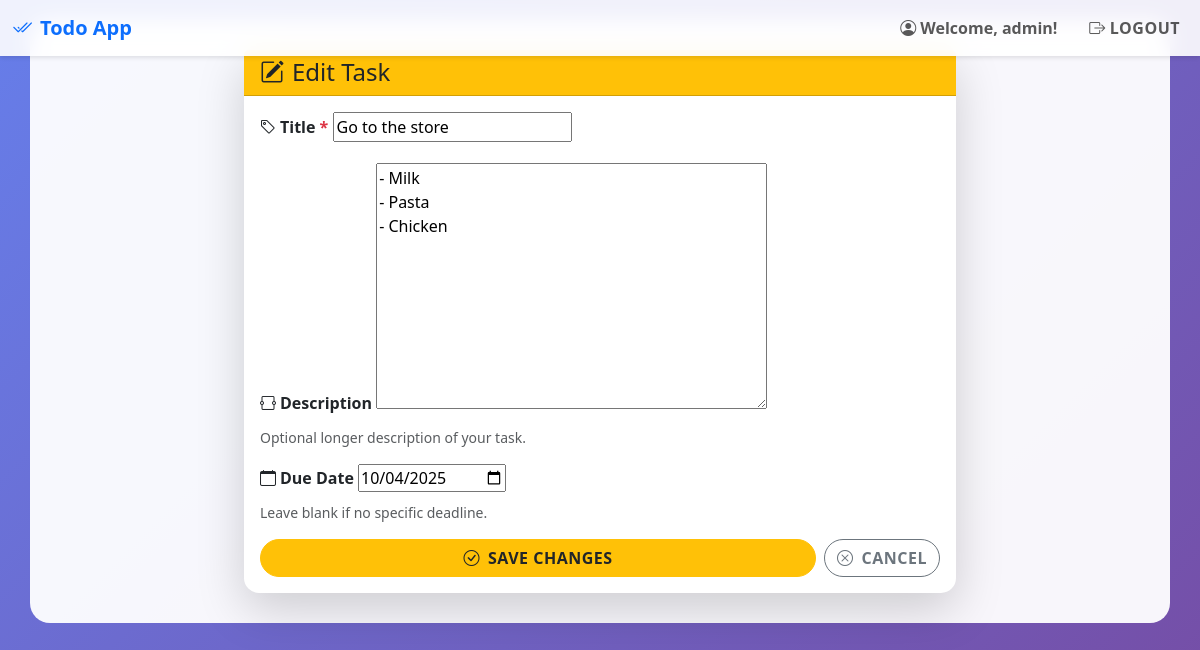
The page /2/edit/ (signed in) on the database its author committed.
### todo_app/models.py (models this page shows, shortened)
class Task(models.Model):
    user = models.ForeignKey(User, on_delete=models.CASCADE)
    title = models.CharField(max_length=200)
    description = models.TextField(blank=True)
    created_at = models.DateTimeField(auto_now_add=True)
    due_date = models.DateField(null=True, blank=True)
    completed = models.BooleanField(default=False)

### todo_app/views.py (the view)
# urls.py: path('<int:pk>/edit/', views.edit_task, name='edit_task'),
@login_required
def edit_task(request, pk):
    task = get_object_or_404(Task, pk=pk, user=request.user)
    if request.method == 'POST':
        form = TaskForm(request.POST, instance=task)
        if form.is_valid():
            form.save()
            messages.success(request, 'Task updated successfully!')
            return redirect('task_list')
    else:
        form = TaskForm(instance=task)
    return render(request, 'todo_app/edit_task.html', {'form': form})

### todo_app/forms.py
class TaskForm(forms.ModelForm):
    class Meta:
        model = Task
        fields = ['title', 'description', 'due_date']
        widgets = {
            'due_date': forms.DateInput(attrs={'type': 'date'}),
        }

### todo_app/templates/todo_app/edit_task.html (shortened to what this page needs)
{% extends 'todo_app/base.html' %}
{% block content %}
<div class="row justify-content-center">
    <div class="col-lg-8 col-md-10">
        <div class="card shadow-lg">
            <div class="card-header bg-warning text-dark">
                <h1 class="h4 mb-0"><i class="bi bi-pencil-square me-2"></i>Edit Task</h1>
            </div>
            <div class="card-body">
                <form method="post">
                    <div class="row">
                        <div class="col-12 mb-3">
                            <label for="{{ form.title.id_for_label }}" class="form-label fw-semibold">
                                <i class="bi bi-tag me-1"></i>Title <span class="text-danger">*</span>
                            </label>
                            {{ form.title }}
                        </div>
                        <div class="col-12 mb-3">
                            <label for="{{ form.description.id_for_label }}" class="form-label fw-semibold">
                                <i class="bi bi-textarea me-1"></i>Description
                            </label>
                            {{ form.description }}
                            <div class="form-text">Optional longer description of your task.</div>
                        </div>
                        <div class="col-md-6 mb-3">
                            <label for="{{ form.due_date.id_for_label }}" class="form-label fw-semibold">
                                <i class="bi bi-calendar me-1"></i>Due Date
                            </label>
                            {{ form.due_date }}
                            <div class="form-text">Leave blank if no specific deadline.</div>
                        </div>
                    </div>
                    <div class="d-flex gap-2">
                        <button type="submit" class="btn btn-warning text-dark flex-grow-1">
                            <i class="bi bi-check-circle me-2"></i>Save Changes
                        </button>
                        <a href="{% url 'task_list' %}" class="btn btn-outline-secondary">
                            <i class="bi bi-x-circle me-2"></i>Cancel
                        </a>
                    </div>
                </form>
            </div>
        </div>
    </div>
</div>
{% endblock %}

### todo_app/templates/todo_app/base.html (shortened to what this page needs)
<!DOCTYPE html>
<html lang="en">
<head>
    <link href="https://cdn.jsdelivr.net/npm/bootstrap@5.3.0/dist/css/bootstrap.min.css" rel="stylesheet">
    <link href="https://cdn.jsdelivr.net/npm/bootstrap-icons@1.10.0/font/bootstrap-icons.css" rel="stylesheet">
</head>
<body class="bg-light">
    <nav class="navbar navbar-expand-lg navbar-light fixed-top">
        <div class="container-fluid">
            <a class="navbar-brand fw-bold text-primary" href="{% url 'task_list' %}">
                <i class="bi bi-check2-all me-2"></i>Todo App
            </a>
            <div class="collapse navbar-collapse" id="navbarNav">
                <ul class="navbar-nav ms-auto">
                    {% if user.is_authenticated %}
                        <li class="nav-item">
                            <span class="nav-link fw-semibold"><i class="bi bi-person-circle me-1"></i>Welcome, {{ user.username }}!</span>
                        </li>
                        <li class="nav-item">
                            <form method="post" action="{% url 'logout' %}" class="d-inline">
                                <button type="submit" class="btn btn-outline-danger nav-link ms-3">
                                    <i class="bi bi-box-arrow-right me-1"></i>Logout
                                </button>
                            </form>
                        </li>
                    {% endif %}
                </ul>
            </div>
        </div>
    </nav>
    <div class="container main-container fade-in">
        {% block content %}{% endblock %}
    </div>
</body>
</html>

### todo_app/templates/todo_app/base.html (style rules this page uses)
body { background: linear-gradient(135deg, #667eea 0%, #764ba2 100%); min-height: 100vh; font-family: 'Segoe UI', Tahoma, Geneva, Verdana, sans-serif; }
.navbar { background: rgba(255,255,255,0.9) !important; backdrop-filter: blur(10px); box-shadow: 0 2px 4px rgba(0,0,0,.1); }
.card { border: none; border-radius: 15px; box-shadow: 0 4px 6px rgba(0,0,0,.1); transition: all 0.3s ease; }
.btn { border-radius: 25px; font-weight: 600; text-transform: uppercase; letter-spacing: 0.5px; }
.fade-in { animation: fadeIn 0.5s ease-in; }
.main-container { background: rgba(255,255,255,0.95); border-radius: 20px; padding: 30px; margin-top: 20px; margin-bottom: 20px; }

### rows shown on the page
Task: title "Go to the store", description "- Milk - Pasta - Chicken", due_date "10/04/2025"

### other values the page prints
{{ user.username }} "admin"
